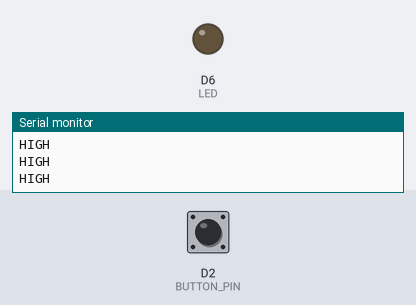
Simulated run of this sketch. Board: ESP8266 (Wemos D1 mini). Parts: output pins drawn as LEDs (lit = HIGH), the last lines printed to the serial monitor. The inputs (shaded band) are chosen by the test bench; at power-on: D2 (BUTTON_PIN) HIGH.

Above: at 1.2 s.
1.3 s: D2 (BUTTON_PIN) pulled LOW for 0.25 s
At 1.5 s:
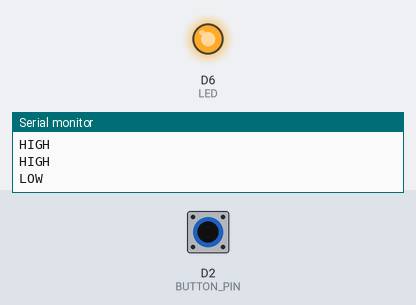
3.1 s: D2 (BUTTON_PIN) pulled LOW for 3.2 s
At 7.4 s:
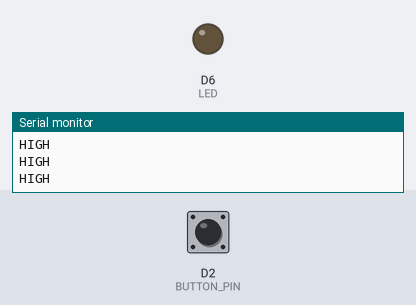
Timing chart, 0 to 8.9 s (numbered marks = the images above; inputs shaded):
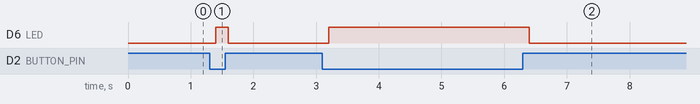

The sketch:

led_and_button.ino
```cpp
// Board: d1 mini

// BUTTON
//  One pin to gnd
//  The pin next to it to D2

// LED
// D6 and 5v

///////////////////////////////////////////////////////////////////////
//button

const int BUTTON_PIN = D2;
const int LED = D6;

int currentState;

void setup() {
  Serial.begin(9600);
  // initialize the pushbutton pin as an pull-up input
  // the pull-up input pin will be HIGH when the switch is open and LOW when the switch is closed.
  pinMode(BUTTON_PIN, INPUT_PULLUP);
  pinMode(LED, OUTPUT);
}

void loop() {
  //read the state of the switch/button:
  currentState = digitalRead(BUTTON_PIN);
  if (currentState==LOW){
    digitalWrite(LED, HIGH); // LED on
    Serial.println("LOW");
  }
  else{
     digitalWrite(LED, LOW); // LED on
     Serial.println("HIGH");
  }
  delay(200);
}
```

Measured:
- after the input at 1.3 s, D6 (LED): LOW → HIGH after 0.10 s, → LOW 0.20 s later
- after the input at 3.1 s, D6 (LED): LOW → HIGH after 0.10 s, → LOW 3.2 s later
